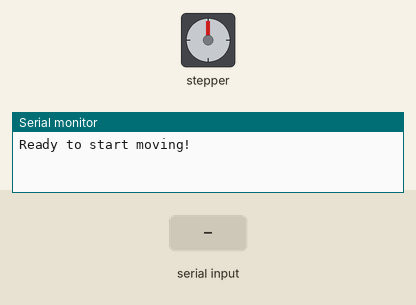
Recording of a sketch running on a simulated Arduino Uno, built with avr-gcc and run on an emulated ATmega328P. Parts: stepper motor, the last lines printed to the serial monitor. Inputs (shaded band) come from the test bench. Stepper angles assume 4096 steps per turn.

Above: at 1.2 s.
1.3 s: "CW\n" received over Serial
At 2.5 s:
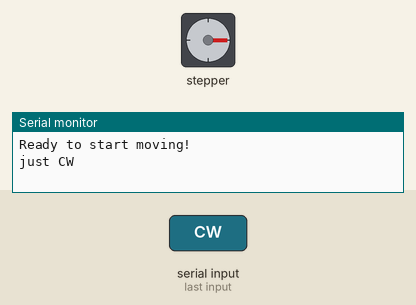
2.8 s: "CCW\n" received over Serial
At 3.7 s:
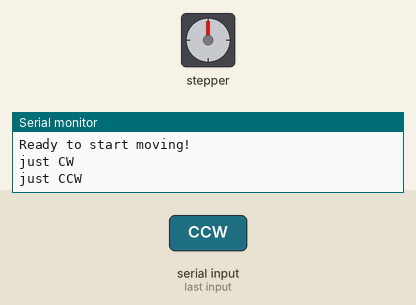
5.8 s: "CCW\n" received over Serial
At 7.2 s:
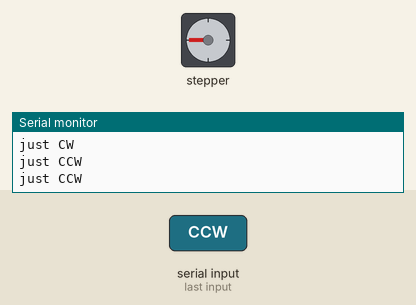
Timing chart, 0 to 8.3 s (numbered marks = the images above; inputs shaded):
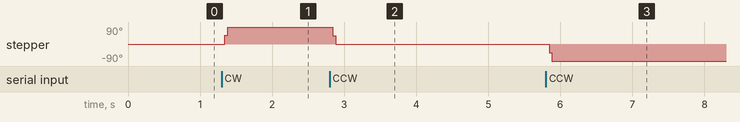

The sketch:

StepperWithUI.ino
```cpp
/*
   cheapStepper_simple.ino
   ///////////////////////////////////////////
   using CheapStepper Arduino library v.0.2.0
   created by Tyler Henry, 7/2016
   ///////////////////////////////////////////

   this sketch illustrates basic step() functionality of the library:
   the stepper performs a full rotation, pauses 1 second,
   then does a full rotation in the other direction, and so on

   //////////////////////////////////////////////////////
*/

// first, include the library :)
#define BUFFERSIZE 255
#include <CheapStepper.h>


CheapStepper stepper;
// here we declare our stepper using default pins:
// arduino pin <--> pins on ULN2003 board:
// 8 <--> IN1
// 9 <--> IN2
// 10 <--> IN3
// 11 <--> IN4j

// let's create a boolean variable to save the direction of our rotation

boolean moveClockwise = true;
int deg90 = 1024;

void setup() {

  // let's just set up a serial connection and test print to the console

  Serial.begin(9600);
  Serial.println("Ready to start moving!");

}

void moveit(int step) {
  int direction = step > 0; //true of cw false for ccw??
  int absstep = step > 0 ? step : -step;
  for (int i = 0; i < absstep; i++) {
    stepper.step(direction);
  }
}

void loop() {
  char buffer[BUFFERSIZE];
  if (Serial.available()) { //there is a byte here.
    int nbytes = Serial.readBytesUntil('\n', buffer, BUFFERSIZE - 1);
    buffer[nbytes] = 0; //null terminated string
    String message = String(buffer);
    if (message == "CW") {
      moveit(deg90);
      Serial.println("just CW");
      delay(600);

    }
    else if (message == "CCW") {
      moveit(-deg90);
      Serial.println("just CCW");
      delay(600);


    }
    else {
      Serial.println("bad command");
    }
  }
}
```

Measured:
- after the input at 1.3 s, stepper: goes 46° 0.04 s, then 90°, starting at once
- after the input at 2.8 s, stepper: goes 43° 0.04 s, then 0°, starting at once
- after the input at 5.8 s, stepper: goes -47° 0.04 s, then -90°, starting at once
